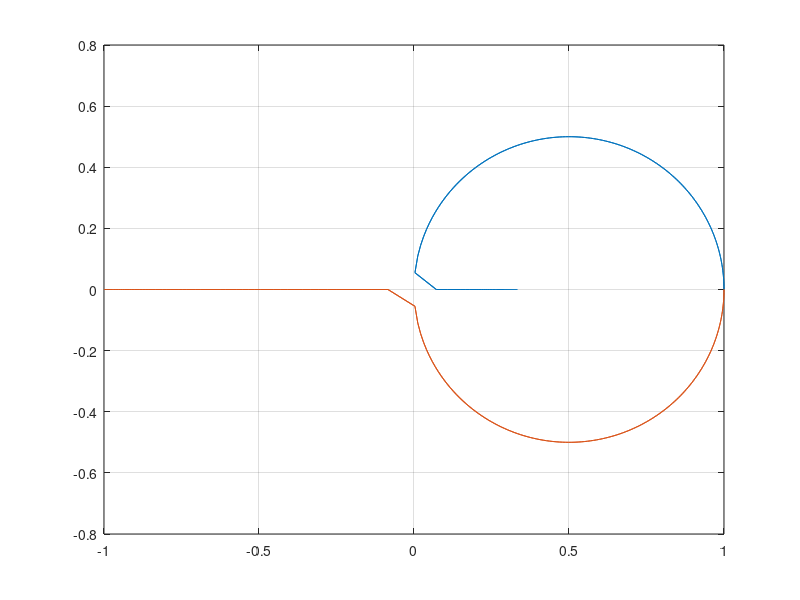

MATLAB code to generate this figure:
clc
clear
alpha = 0:pi/200:2*pi;
k = 4/3;
A = k*(cos(alpha) - 1);
lambda1 = (A+2 + sqrt(A.^2 + 2.*A))/2;
lambda2 = (A+2 - sqrt(A.^2 + 2.*A))/2;


figure(1)
hold off
plot(lambda1)
grid on
hold on
plot(lambda2)
